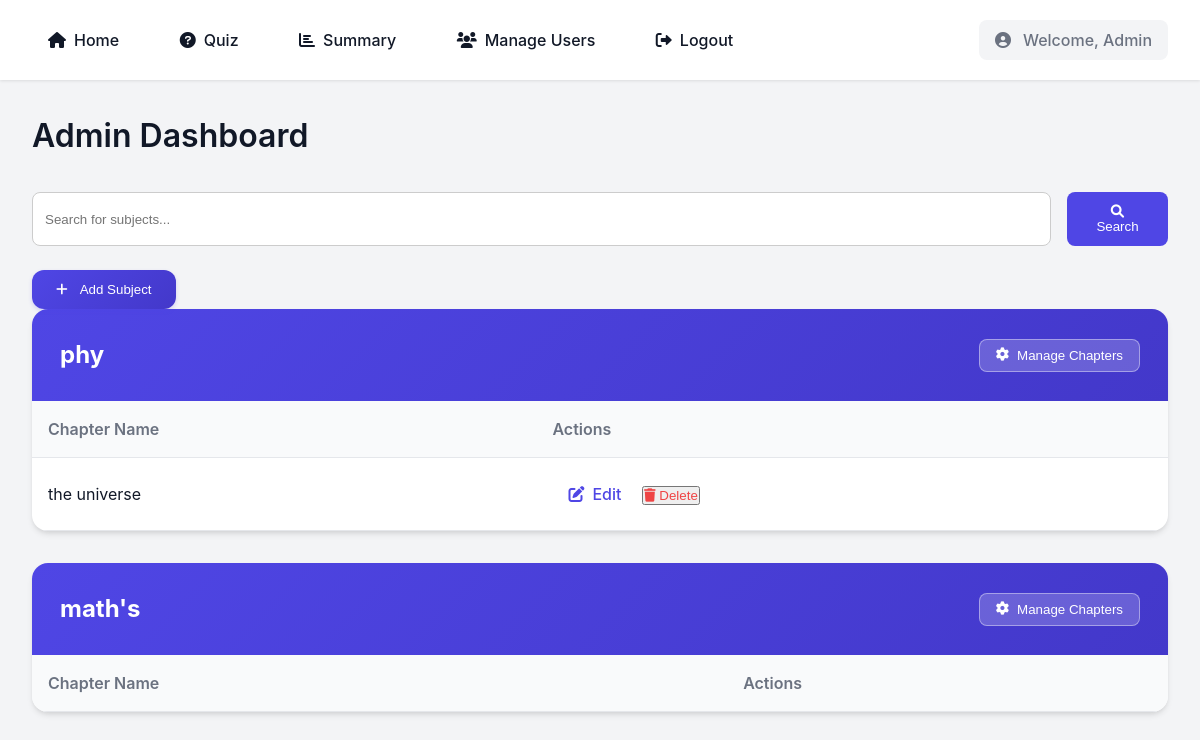
The app's page /admin/dashboard with its own data.
### app/models/subject.py (models this page shows, shortened)
class Subject(db.Model):
    __tablename__ = 'subjects'
    id = db.Column(db.Integer, primary_key=True)
    name = db.Column(db.String(100), nullable=False)
    created_at = db.Column(db.DateTime, default=datetime.utcnow)
    chapters = db.relationship('Chapter', backref='subject', lazy=True)

class Chapter(db.Model):
    __tablename__ = 'chapters'
    id = db.Column(db.Integer, primary_key=True)
    title = db.Column(db.String(100), nullable=False)
    description = db.Column(db.Text)
    subject_id = db.Column(db.Integer, db.ForeignKey('subjects.id'))
    question_count = db.Column(db.Integer, default=0)
    created_at = db.Column(db.DateTime, default=datetime.utcnow)

### app/controllers/admin_controller.py (the view)
@admin_bp.route('/dashboard')
def dashboard():
    users = User.query.filter_by(role='user').all()
    subjects = Subject.query.all()
    quizzes = Quiz.query.all()
    search_query = request.args.get('search', '')
    if search_query:
        subjects = Subject.query.filter(Subject.name.ilike(f'%{search_query}%')).all()
    return render_template(
        'admin/dashboard.html',
        users=users,
        subjects=subjects,
        quizzes=quizzes
    )

### app/templates/admin/dashboard.html (shortened to what this page needs)
<!DOCTYPE html>
<html lang="en">
<head>
    <link href="https://cdnjs.cloudflare.com/ajax/libs/font-awesome/6.0.0/css/all.min.css" rel="stylesheet">
</head>
<body>
    <div class="menu-bar">
        <div class="menu-links">
            <a href="{{ url_for('admin.dashboard') }}" class="{% if request.endpoint == 'admin.dashboard' %}active{% endif %}">
                <i class="fas fa-home"></i> Home
            </a>
            <a href="{{ url_for('admin.quiz') }}" class="{% if request.endpoint == 'admin.quiz' %}active{% endif %}">
                <i class="fas fa-question-circle"></i> Quiz
            </a>
            <a href="{{ url_for('admin.summary') }}" class="{% if request.endpoint == 'admin.summary' %}active{% endif %}">
                <i class="fas fa-chart-bar"></i> Summary
            </a>
            <a href="{{ url_for('admin.manage_users') }}" class="{% if request.endpoint == 'admin.manage_users' %}active{% endif %}">
                <i class="fas fa-users"></i> Manage Users
            </a>
            <a href="{{ url_for('auth.logout') }}" class="logout-btn">
                <i class="fas fa-sign-out-alt"></i> Logout
            </a>
        </div>
        <div class="welcome">
            <i class="fas fa-user-circle"></i> Welcome, Admin
        </div>
    </div>
    <div class="container">
        <h1>Admin Dashboard</h1>
        <form action="{{ url_for('admin.dashboard') }}" method="GET" class="search-bar" style="margin-bottom: 1.5rem; display: flex; gap: 1rem;">
            <input type="text" name="search" placeholder="Search for subjects..." value="{{ request.args.get('search', '') }}"
                   style="padding: 0.75rem; width: 100%; border: 1px solid #ccc; border-radius: 0.5rem;">
            <button type="submit" style="padding: 0.75rem 1.5rem; background-color: #4f46e5; color: white; border: none; border-radius: 0.5rem; cursor: pointer;">
                <i class="fas fa-search"></i> Search
            </button>
        </form>
        <div class="dashboard-actions">
            <button class="add-subject-btn" onclick="window.location.href='{{ url_for('admin.add_subject') }}'">
                <i class="fas fa-plus"></i> Add Subject
            </button>
        </div>
        <div class="subject-table-container">
            {% if subjects %}
                {% for subject in subjects %}
                <div class="subject-card">
                    <div class="subject-header">
                        <h2>{{ subject.name }}</h2>
                        <button class="manage-chapters-btn" onclick="window.location.href='{{ url_for('admin.manage_chapters', subject_id=subject.id) }}'">
                            <i class="fas fa-cog"></i> Manage Chapters
                        </button>
                    </div>
                    <table>
                        <thead>
                            <tr>
                                <th>Chapter Name</th>
                                <th>Actions</th>
                            </tr>
                        </thead>
                        <tbody>
                            {% for chapter in subject.chapters %}
                            <tr>
                                <td>{{ chapter.title }}</td>
                                <td class="actions">
                                    <a href="{{ url_for('admin.edit_chapter', chapter_id=chapter.id) }}" class="edit-link">
                                        <i class="fas fa-edit"></i> Edit
                                    </a>
                                    <form action="{{ url_for('admin.delete_chapter', chapter_id=chapter.id) }}" method="POST" style="display: inline;"
                                          onsubmit="return confirm('Are you sure you want to delete this chapter?');">
                                        <button type="submit" class="delete-link">
                                            <i class="fas fa-trash"></i> Delete
                                        </button>
                                    </form>
                                </td>
                            </tr>
                            {% endfor %}
                        </tbody>
                    </table>
                </div>
                {% endfor %}
            {% else %}
                <p>No subjects found.</p>
            {% endif %}
        </div>
    </div>
</body>
</html>

### app/templates/admin/dashboard.html (style rules this page uses)
:root { --primary-color: #4f46e5; --primary-hover: #4338ca; --bg-color: #f3f4f6; --card-bg: #ffffff; --text-primary: #111827; --text-secondary: #6b7280; --danger: #ef4444; --danger-hover: #dc2626; }
* { margin: 0; padding: 0; box-sizing: border-box; }
body { font-family: 'Inter', -apple-system, sans-serif; background-color: var(--bg-color); color: var(--text-primary); line-height: 1.5; }
.menu-bar { background-color: var(--card-bg); box-shadow: 0 1px 3px rgba(0, 0, 0, 0.1); padding: 1.25rem 2rem; position: sticky; top: 0; z-index: 100; display: flex; justify-content: space-between; align-items: center; backdrop-filter: blur(8px); background-color: rgba(255, 255, 255, 0.95); }
.menu-bar a { text-decoration: none; color: var(--text-primary); margin-right: 1.5rem; font-weight: 500; transition: all 0.2s ease; display: inline-flex; align-items: center; gap: 0.5rem; padding: 0.5rem 1rem; border-radius: 0.5rem; }
.menu-bar .welcome { color: var(--text-secondary); font-weight: 500; display: flex; align-items: center; gap: 0.75rem; padding: 0.5rem 1rem; border-radius: 0.5rem; background-color: var(--bg-color); }
.container { max-width: 1200px; margin: 2rem auto; padding: 0 2rem; }
h1 { font-size: 2rem; margin-bottom: 2rem; color: var(--text-primary); font-weight: 600; }
.add-subject-btn { padding: 0.75rem 1.5rem; background: linear-gradient(135deg, var(--primary-color), var(--primary-hover)); color: white; border: none; border-radius: 0.75rem; cursor: pointer; font-weight: 500; transition: all 0.2s ease; display: inline-flex; align-items: center; gap: 0.75rem; box-shadow: 0 2px 4px rgba(79, 70, 229, 0.2); }
.manage-chapters-btn { padding: 0.5rem 1rem; background-color: rgba(255, 255, 255, 0.2); border: 1px solid rgba(255, 255, 255, 0.4); color: white; border-radius: 0.5rem; cursor: pointer; font-weight: 500; transition: all 0.2s ease; display: inline-flex; align-items: center; gap: 0.5rem; }
.subject-card { background-color: var(--card-bg); border-radius: 1rem; box-shadow: 0 4px 6px -1px rgba(0, 0, 0, 0.1), 0 2px 4px -1px rgba(0, 0, 0, 0.06); margin-bottom: 2rem; overflow: hidden; transition: transform 0.2s ease, box-shadow 0.2s ease; }
.subject-header { padding: 1.75rem; background: linear-gradient(135deg, var(--primary-color), var(--primary-hover)); color: white; display: flex; justify-content: space-between; align-items: center; }
table { width: 100%; border-collapse: collapse; }
th, td { padding: 1rem; text-align: left; border-bottom: 1px solid #e5e7eb; }
th { background-color: #f9fafb; font-weight: 600; color: var(--text-secondary); }
.actions a { text-decoration: none; font-weight: 500; display: inline-flex; align-items: center; gap: 0.5rem; padding: 0.5rem 1rem; border-radius: 0.5rem; transition: all 0.2s ease; }
.actions .edit-link { color: var(--primary-color); }
.actions .delete-link { color: var(--danger); }

### records on screen
Subject: name "phy"
Chapter: title "the universe"
Subject: name "math's"
